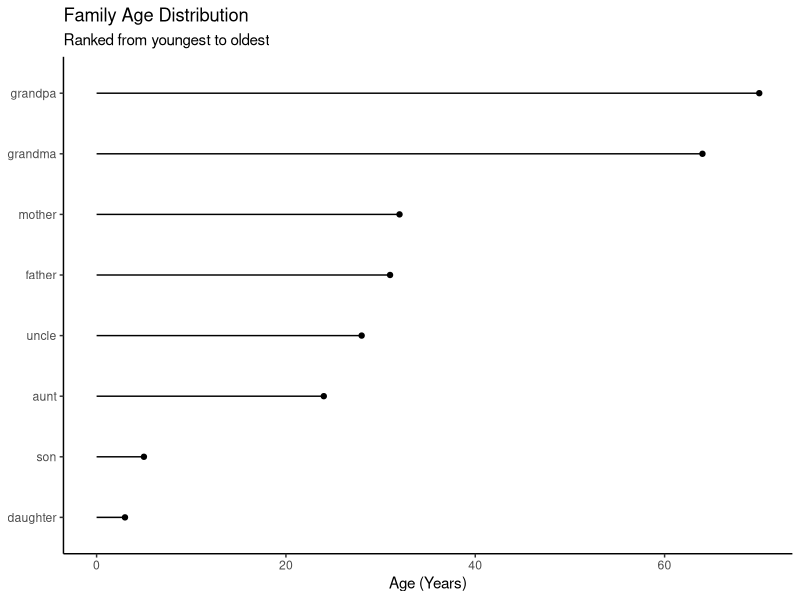

The R source for this figure:
## ---- chunk 1
library(ggplot2)

mother <- 32
father <- 31
son <- 5
daughter <- 3
uncle <- 28
aunt <- 24
grandma <- 64
grandpa <- 70

familydf <- data.frame(FamilyMembers = c("mother", "father", "son", "daughter", "uncle", "aunt", "grandma", "grandpa"), 
           Age = c(mother, father, son, daughter, uncle, aunt, grandma, grandpa))

## ---- chunk 2

familyplt <- ggplot(familydf, aes(Age, FamilyMembers)) + 
  theme_classic() +
  geom_segment(aes(x = 0, xend = Age, y = reorder(FamilyMembers, Age), yend = reorder(FamilyMembers, Age))) +
  labs(title = "Family Age Distribution", 
       subtitle = "Ranked from youngest to oldest", x = "Age (Years)", y = NULL
       ) +
  geom_point()

familyplt
